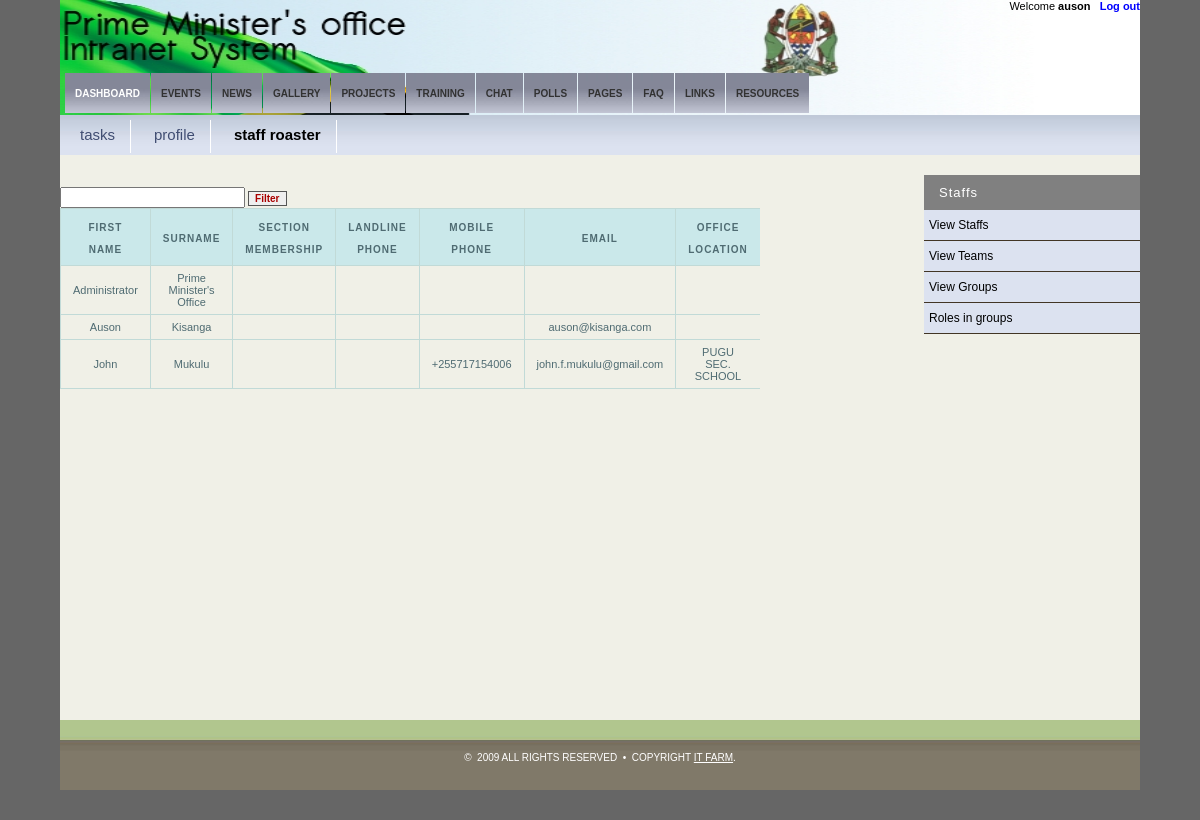
The page /modules/tasks/main.php?page=staffroaster (signed in) on the database its author committed.
### tables this page shows
CREATE TABLE IF NOT EXISTS `authuser` (
  `id` int(11) NOT NULL AUTO_INCREMENT,
  `uname` varchar(25) NOT NULL DEFAULT '',
  `passwd` varchar(32) NOT NULL DEFAULT '',
  `name` varchar(100) NOT NULL DEFAULT '',
  `surname` varchar(100) NOT NULL DEFAULT '',
  `email` varchar(100) NOT NULL DEFAULT '',
  `mobile` varchar(255) NOT NULL,
  `location` varchar(255) NOT NULL,
  `team` varchar(25) NOT NULL DEFAULT '',
  `level` int(4) NOT NULL DEFAULT '0',
  `status` varchar(10) NOT NULL DEFAULT '',
  `lastlogin` datetime DEFAULT NULL,
  `logincount` int(11) DEFAULT NULL,
  `prefix` varchar(10) NOT NULL,
  `department` varchar(200) NOT NULL,
  `address` varchar(250) NOT NULL,
  `city` varchar(200) NOT NULL,
  `zip` varchar(100) NOT NULL,
  `country` varchar(250) NOT NULL,
  PRIMARY KEY (`id`)
);

### modules/tasks/config_imported/coresql.inc.php (called while the page is built, shortened)
<?php
$qry_groups_active_SQL = "SELECT tbl_groups.*
							FROM tbl_groups
							WHERE tbl_groups.group_status='active'";
$qry_users_active_SQL = "SELECT authuser.id
						FROM authuser
						WHERE authuser.status='active'";
$qry_users_with_groups_active_SQL = "SELECT qry_users_active.*, qry_groups_active.*,  concat(group_name, IF(role_in_group_type='leader',' (L)','')) AS group_name_opt_L
									FROM ((".$qry_users_active_SQL.") as qry_users_active LEFT JOIN tbl_group_membership ON qry_users_active.id = tbl_group_membership.member_id) LEFT JOIN (".$qry_groups_active_SQL.") as qry_groups_active ON tbl_group_membership.group_id = qry_groups_active.group_id";
$qry_users_with_groups_active_list_SQL  = "SELECT qry_users_with_groups_active.id, GROUP_CONCAT(group_name_opt_L ORDER BY group_name_opt_L SEPARATOR '<br>') as group_membership_list
											FROM (".$qry_users_with_groups_active_SQL.") as qry_users_with_groups_active
											GROUP BY id";
?>

### modules/tasks/dashboard/viewstaffs.php (the view, shortened to what this page needs)
<?php
	@include_once('config.php');
	@include_once('config_imported/coresql.inc.php');
	?>
<?php
$search_string = $_GET['search_string'];
$qry_user_SQL = "SELECT authuser.*, qry_users_with_groups_active_list.group_membership_list
						FROM authuser left join (".$qry_users_with_groups_active_list_SQL.") as qry_users_with_groups_active_list on authuser.id = qry_users_with_groups_active_list.id
					WHERE (authuser.name Like '%".$search_string."%'
						OR authuser.surname Like '%".$search_string."%'
						OR qry_users_with_groups_active_list.group_membership_list Like '%".$search_string."%'
						OR concat(name,' ',surname) Like '%".$search_string."%'
						OR location Like '%".$search_string."%'
						)
					ORDER BY name, surname";
?>
	<form name="filter_form" method="Get" action="<?php echo $homePage ?>">
		<input type="text" name="search_string"  value="<?php echo $search_string?>" class="vform"/>
		<input type="submit" value="Filter" class="button" />
	</form>
<div class="scrolldown">
	<table style="font-size:90%">
	<thead>
	<tr>
			<th id="firstname">First name</th>
			<th id="surname">Surname</th>
			<th id="groupmembershiplist">Section membership</th>
			<th id="landline_phone">Landline phone</th>
			<th id="mobile_phone">Mobile phone</th>
			<th id="email">Email</th>
			<th id="officelocation">Office location</th>
	</tr>
	</thead>
	<tbody>
	<?php
	$qry_user_result = mysql_query($qry_user_SQL);
	if (!$qry_user_result) {
			exit('<p>Error performing user query: '.mysql_error().'</p>');
	} else {
		While ($qry_user_row = mysql_fetch_array($qry_user_result)) {
			if ($qry_user_row['email'] <> '') {
				echo '<tr onClick="parent.location=\'mailto:'.$qry_user_row['email'].'\'">';
			} else {
				echo '<tr>';
			}
			?>
			<td axis="string" headers="firstname">
				<?php echo $qry_user_row['name'] ?></td>
			<td axis="string" headers="surname">
				<?php echo $qry_user_row['surname'] ?></td>
			<td axis="string" headers="groupmembershiplist">
				<?php echo $qry_user_row['group_membership_list'] ?></td>
			<td axis="string" headers="landline_phone">
				<?php echo $qry_user_row['tel'] ?></td>
			<td axis="string" headers="mobile_phone">
				<?php echo $qry_user_row['mobile'] ?></td>
			<td axis="string" headers="email">
				<?php echo $qry_user_row['email'] ?></td>
			<td axis="string" headers="officelocation">
				<?php echo $qry_user_row['location'] ?></td>
			</tr>
			<?php
		}
	}
?>
</tbody>
	</table>
</div>

### modules/tasks/stylesheets/main.css (style rules this page uses)
body { margin: 0px; padding: 0; background: #666666; text-align: justify; font-family: Tahoma, Arial, Helvetica, sans-serif; font-size: 11px; color: #3D3726; }
.scrolldown { width: 700px; height:500px; overflow-y:auto; overflow-x:auto; border:0px solid black; }
.button { font-family: Verdana, Arial, Helvetica, sans-serif; font-size: 10px; font-style: normal; font-weight : bold; color: #aa0000; cursor: pointer; border: #555555 1px solid; }

### modules/tasks/stylesheets/table_style.css (style rules this page uses)
table { width:100%; padding: 0; margin: 0 auto 1.5em auto; border-left: 1px solid #C1DAD7; border-collapse:collapse; }
th { font: bold 10px/22px "Trebuchet MS", Verdana, Arial, Helvetica, sans-serif; color: #4f6b72; border-right: 1px solid #C1DAD7; border-bottom: 1px solid #C1DAD7; border-top: 1px solid #C1DAD7; letter-spacing: 1px; text-transform: uppercase; text-align:center; padding: 8px 12px 4px 12px; background: #CAE8EA url(/statics/images/bg_header.jpg) no-repeat; vertical-align:middle; }
td { font: normal 11px "Trebuchet MS", Verdana, Arial, Helvetica, sans-serif; border-right: 1px solid #C1DAD7; border-bottom: 1px solid #C1DAD7; padding: 6px 12px 6px 12px; color: #4f6b72; text-align:center; }

### rows shown on the page
authuser: name "Administrator", surname "Prime Minister's Office"
authuser: name "Auson", surname "Kisanga", email "auson@kisanga.com"
authuser: name "John", surname "Mukulu", mobile "+255717154006", email "john.f.mukulu@gmail.com", location "PUGU SEC. SCHOOL"

### other values the page prints
$_SESSION['username'] "auson"
$main_url[$incr][0] "DASHBOARD"
$main_url[$incr][0] "EVENTS"
$main_url[$incr][0] "NEWS"
$main_url[$incr][0] "GALLERY"
$main_url[$incr][0] "PROJECTS"
$main_url[$incr][0] "TRAINING"
$main_url[$incr][0] "CHAT"
$main_url[$incr][0] "POLLS"
$main_url[$incr][0] "PAGES"
$main_url[$incr][0] "FAQ"
$main_url[$incr][0] "LINKS"
$main_url[$incr][0] "RESOURCES"
$url[$incr][0] "tasks"
$url[$incr][0] "profile"
